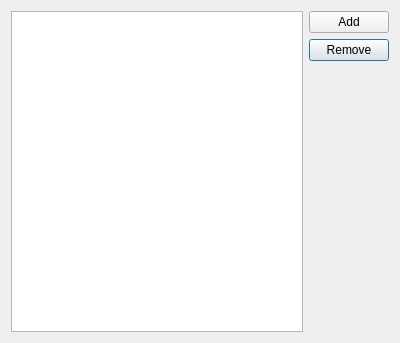
<?xml version="1.0" encoding="UTF-8"?>
<ui version="4.0">
 <class>CertificateStorageDialog</class>
 <widget class="QDialog" name="CertificateStorageDialog">
  <property name="geometry">
   <rect>
    <x>0</x>
    <y>0</y>
    <width>400</width>
    <height>343</height>
   </rect>
  </property>
  <property name="windowTitle">
   <string>Certificate Storage</string>
  </property>
  <layout class="QGridLayout" name="gridLayout">
   <item row="1" column="1">
    <widget class="QPushButton" name="remove">
     <property name="text">
      <string>Remove</string>
     </property>
    </widget>
   </item>
   <item row="0" column="1">
    <widget class="QPushButton" name="add">
     <property name="text">
      <string>Add</string>
     </property>
    </widget>
   </item>
   <item row="2" column="1">
    <spacer name="verticalSpacer">
     <property name="orientation">
      <enum>Qt::Vertical</enum>
     </property>
     <property name="sizeHint" stdset="0">
      <size>
       <width>20</width>
       <height>40</height>
      </size>
     </property>
    </spacer>
   </item>
   <item row="0" column="0" rowspan="3">
    <widget class="QListWidget" name="files_tree">
     <property name="editTriggers">
      <set>QAbstractItemView::NoEditTriggers</set>
     </property>
    </widget>
   </item>
  </layout>
 </widget>
 <tabstops>
  <tabstop>add</tabstop>
  <tabstop>remove</tabstop>
  <tabstop>files_tree</tabstop>
 </tabstops>
 <resources/>
 <connections/>
</ui>
